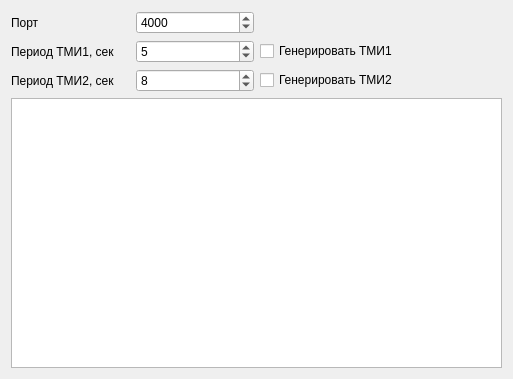
<?xml version="1.0" encoding="UTF-8"?>
<ui version="4.0">
 <class>Form</class>
 <widget class="QWidget" name="Form">
  <property name="geometry">
   <rect>
    <x>0</x>
    <y>0</y>
    <width>513</width>
    <height>379</height>
   </rect>
  </property>
  <property name="windowTitle">
   <string>Form</string>
  </property>
  <layout class="QVBoxLayout" name="verticalLayout">
   <item>
    <layout class="QGridLayout" name="gridLayout">
     <item row="0" column="0">
      <layout class="QHBoxLayout" name="horizontalLayout_3">
       <item>
        <widget class="QLabel" name="label">
         <property name="text">
          <string>Порт</string>
         </property>
        </widget>
       </item>
       <item>
        <widget class="QSpinBox" name="port_spinbox">
         <property name="minimum">
          <number>1025</number>
         </property>
         <property name="maximum">
          <number>65000</number>
         </property>
         <property name="value">
          <number>4000</number>
         </property>
        </widget>
       </item>
      </layout>
     </item>
     <item row="1" column="0">
      <layout class="QHBoxLayout" name="horizontalLayout_2">
       <item>
        <widget class="QLabel" name="label_2">
         <property name="text">
          <string>Период ТМИ1, сек</string>
         </property>
        </widget>
       </item>
       <item>
        <widget class="QSpinBox" name="tmi1_period_spinbox">
         <property name="minimum">
          <number>1</number>
         </property>
         <property name="maximum">
          <number>1000</number>
         </property>
         <property name="value">
          <number>5</number>
         </property>
        </widget>
       </item>
      </layout>
     </item>
     <item row="1" column="1">
      <widget class="QCheckBox" name="tmi1_checkbox">
       <property name="text">
        <string>Генерировать ТМИ1</string>
       </property>
       <property name="checked">
        <bool>false</bool>
       </property>
      </widget>
     </item>
     <item row="2" column="0">
      <layout class="QHBoxLayout" name="horizontalLayout">
       <item>
        <widget class="QLabel" name="label_3">
         <property name="text">
          <string>Период ТМИ2, сек</string>
         </property>
        </widget>
       </item>
       <item>
        <widget class="QSpinBox" name="tmi2_period_spinbox">
         <property name="minimum">
          <number>5</number>
         </property>
         <property name="maximum">
          <number>1000</number>
         </property>
         <property name="value">
          <number>8</number>
         </property>
        </widget>
       </item>
      </layout>
     </item>
     <item row="2" column="1">
      <widget class="QCheckBox" name="tmi2_checkbox">
       <property name="text">
        <string>Генерировать ТМИ2</string>
       </property>
       <property name="checked">
        <bool>false</bool>
       </property>
      </widget>
     </item>
    </layout>
   </item>
   <item>
    <widget class="QTextBrowser" name="server_log_text_browser"/>
   </item>
  </layout>
 </widget>
 <resources/>
 <connections/>
</ui>
